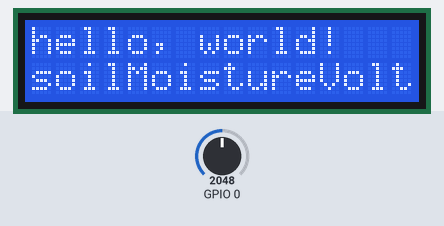
A sketch run on a simulated ESP32. On the bench: 16×2 character LCD. The test bench sets the inputs (shaded band); at power-on: GPIO 0 = 2048. What the sketch prints to the serial monitor is not drawn.

Above: at 1.2 s.
1.3 s: GPIO 0 set to 1976
At 6.6 s:
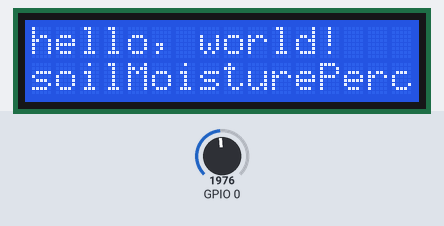
14.4 s: GPIO 0 set to 2866
At 22.6 s:
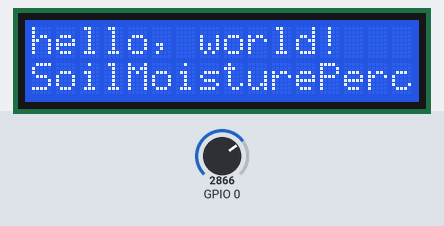
36.9 s: GPIO 0 set to 2047
Timing chart, 0 to 39.9 s (numbered marks = the images above; inputs shaded):
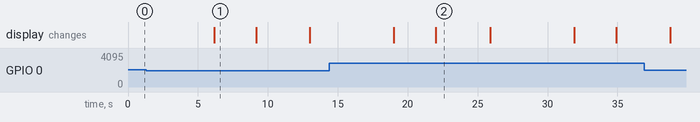

Measured:
- the behaviour switches between 2045 and 2044 on GPIO 0 (found by bisection; images 0 and 1)
- what the display in image 1 shows lasts 3.0 s, from 6.2 s to 9.2 s
- what the display in image 2 shows lasts 3.9 s, from 22.0 s to 25.9 s

The sketch:

Garduino.ino
```cpp
#include <WiFi.h>
#include <WiFiUdp.h>
#include <WiFiClient.h>
#include <WiFiServer.h>

// Library
#include <LiquidCrystal.h>

// LCD Settings
const int rs = 12, en = 11, d4 = 5, d5 = 4, d6 = 3, d7 = 2;
LiquidCrystal lcd(rs, en, d4, d5, d6, d7);

// Garden Settings
const int loopTimeMS = 750;
const int moistureAI = 0;
const float emaAlpha = 2.0/(10+1);  // 2/(N+1)
const float boneDrySoilMoistureVoltage = 1.1;
const float fullySaturatedAndDrainedSoilMoistureVoltage = 5.0;

// Enums Settings
// Range is assigned if soilMoisturePercentageSmoothed is less than the setting percentage but greater than the level below it.
// i.e. soilMoisturePercentageSmoothed = 10 => VeryDry
//      soilMoisturePercentageSmoothed = 55 => Moist
enum SoilMoisturePercentageRange {
  VeryDry = 25,
  Dry = 50,
  Moist = 75,
  VeryMoist = 100
};

// Variables
float soilMoistureVoltage = 0.0;
float soilMoistureVoltageSmoothed = 0.0;
float soilMoisturePercentageSmoothed = 0.0;
SoilMoisturePercentageRange soilMoisturePercentageRange = VeryDry;


void setup() {
  // initialize serial communication at 9600 bits per second
  Serial.begin(9600);

  // set up the LCD's number of columns and rows:
  lcd.begin(16, 2);
  // Print a message to the LCD.
  lcd.print("hello, world!");
}

void loop() {
  // Read Moisture Sensor Signal
  soilMoistureVoltage = readAIVoltage(moistureAI);

  // Smooth Signal EMA
  soilMoistureVoltageSmoothed = emaSmoothing(soilMoistureVoltage, soilMoistureVoltageSmoothed);

  // Convert To Linear Scale Percent
  if (soilMoistureVoltageSmoothed < boneDrySoilMoistureVoltage) {
    soilMoisturePercentageSmoothed = 0.0;
  }
  else if (boneDrySoilMoistureVoltage <= soilMoistureVoltageSmoothed && soilMoistureVoltageSmoothed < fullySaturatedAndDrainedSoilMoistureVoltage) {
    soilMoisturePercentageSmoothed = (soilMoistureVoltageSmoothed - boneDrySoilMoistureVoltage) / (fullySaturatedAndDrainedSoilMoistureVoltage - boneDrySoilMoistureVoltage) * 100;
  }
  else {
    soilMoisturePercentageSmoothed = 100;
  }

  // Assign Range {Very Dry, Dry, Moist, Very Moist}
  if(soilMoisturePercentageSmoothed < (float)static_cast<SoilMoisturePercentageRange>(VeryDry)) {
    soilMoisturePercentageRange = SoilMoisturePercentageRange::VeryDry;
    }
  else if ((float)static_cast<SoilMoisturePercentageRange>(VeryDry) <= soilMoisturePercentageSmoothed && soilMoisturePercentageSmoothed < (float)static_cast<SoilMoisturePercentageRange>(Dry)) {
    soilMoisturePercentageRange = SoilMoisturePercentageRange::Dry;
    }
  else if ((float)static_cast<SoilMoisturePercentageRange>(Dry) <= soilMoisturePercentageSmoothed && soilMoisturePercentageSmoothed < (float)static_cast<SoilMoisturePercentageRange>(Moist)) {
    soilMoisturePercentageRange = SoilMoisturePercentageRange::Moist;
    }
  else if ((float)static_cast<SoilMoisturePercentageRange>(Moist) <= soilMoisturePercentageSmoothed && soilMoisturePercentageSmoothed < (float)static_cast<SoilMoisturePercentageRange>(VeryMoist)) {
    soilMoisturePercentageRange = SoilMoisturePercentageRange::VeryMoist;
    }
  else {
    Serial.print("Soil Moisture percentage greater than 100%. Out of bounds.");
    }

  // Output values to Serial to debugging
  Serial.println(String("soilMoistureVoltage: ") + String(soilMoistureVoltage, 2));
  //delay(loopTimeMS);
  Serial.println(String("soilMoistureVoltageSmoothed: ") + String(soilMoistureVoltageSmoothed, 2));
  //delay(loopTimeMS);
  Serial.println(String("soilMoisturePercentageSmoothed: ") + String(soilMoisturePercentageSmoothed, 2));
  //delay(loopTimeMS);
  Serial.println(String("SoilMoisturePercentageRange: ") + String(soilMoisturePercentageRange));
  //delay(loopTimeMS);
  Serial.println();

  // Print to LCD Screen
  // set the cursor to column 0, line 1
  // (note: line 1 is the second row, since counting begins with 0):
  lcd.setCursor(0, 1);
  lcd.print(String("soilMoistureVoltage: ") + String(soilMoistureVoltage, 2));
  delay(3000);
  lcd.setCursor(0, 1);
  lcd.print(String("soilMoistureVoltageSmoothed: ") + String(soilMoistureVoltageSmoothed, 2));
  delay(3000);
  lcd.setCursor(0, 1);
  lcd.print(String("soilMoisturePercentageSmoothed: ") + String(soilMoisturePercentageSmoothed, 2));
  delay(3000);
  lcd.setCursor(0, 1);
  lcd.print(String("SoilMoisturePercentageRange: ") + String(soilMoisturePercentageRange));
  delay(3000);

  // Save Values to Report


  // Read Temperature Sensor Signal
  // Smooth Signal
  // Convert To Engineering Units
  // Assign Range {Cold, Normal, Hot}
  // Save Values to Report

  // Read Light Sensor Signal:
  // Smooth Signal:
  // Convert To Engineering Units:
  // Assign Range {Night, Low Light, Ambient/Day Overcast, Bright Indirect, Full Sun}

  // Take Action
  // Report Comms

  // Delay Loop
  delay(loopTimeMS);

  // ====================================================================================

  // To Read AI   ==>
  //                    Use analogRead Function to read sensor
  //                    sensorValue between 0, 1023
  //                    int sensorValue = analogRead(AIPinID)

  // To Write AO  ==>
  //                    Use analogWrite Function to write to AO
  //                    inputValue between 0, 255
  //                    analogWrite(AOPinID, inputValue);
  //                    NOTE: If feeding back from sensor. use map
  //                      to rescale from 0-1023 to 0-255
  //                    scaledValue = map(sensorValue, 0, 1023, 0,255);

}

float readAIVoltage(int aiID) {
  // Returns voltage of aiPin as float point value

  int sensorValue = analogRead(aiID);
  // Convert the analog reading (which goes from 0 - 1023) to a voltage (0 - 5V)
  float voltage = sensorValue * (5.0 / 1023.0);
  return voltage;
}

void writeAOVoltage(int aoID, float voltage) {
  // Writes voltage to aoPinOut. Assuming voltage range is 0-5V
  // Limiter statement for out of range voltage commands

  if (voltage < 0.0) {
    Serial.print("voltage must be greater than 0.0V");
  }
  else if (voltage > 5.0) {
    Serial.print("voltage must be less than 5V");
  }
  else {
    int outputValue = map(voltage, 0, 5, 0, 255);
    analogWrite(aoID, outputValue);
  }
}


float emaSmoothing(float measurement, float lastSmoothingResult) {
  float smoothingResult = emaAlpha * measurement + (1 - emaAlpha) * lastSmoothingResult;
  return smoothingResult;
  }
```
